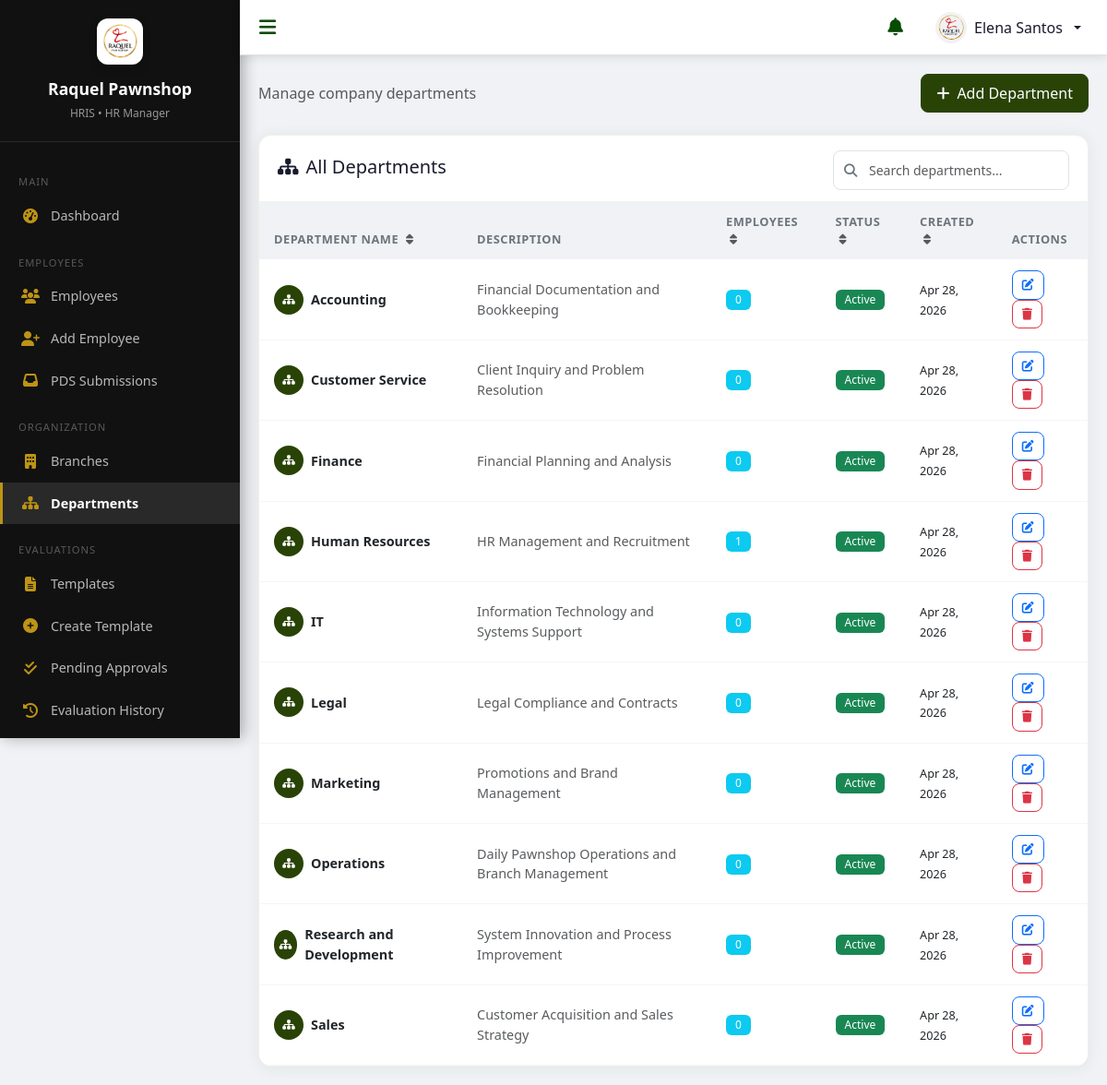
The app's page /manager/departments.php (signed in) with its own data.
### tables this page shows
CREATE TABLE departments (
    department_id INT AUTO_INCREMENT PRIMARY KEY,
    department_name VARCHAR(100) NOT NULL,
    description TEXT NULL,
    is_active TINYINT(1) DEFAULT 1,
    created_at TIMESTAMP DEFAULT CURRENT_TIMESTAMP,
    updated_at TIMESTAMP DEFAULT CURRENT_TIMESTAMP ON UPDATE CURRENT_TIMESTAMP,
    deleted_at TIMESTAMP NULL DEFAULT NULL,
    INDEX idx_department_status (is_active, deleted_at)
);

### includes/functions.php (called while the page is built, shortened)
<?php
function e($string)
{
    return htmlspecialchars($string ?? '', ENT_QUOTES, 'UTF-8');
}
function formatDate($date, $format = 'M d, Y')
{
    return date($format, strtotime($date));
}
?>

### manager/departments.php (the view, shortened to what this page needs)
<?php
require_once '../includes/session-check.php';
require_once '../includes/functions.php';
require_once '../includes/header.php';
$departments = $conn->query("
    SELECT d.*,
           (SELECT COUNT(*) FROM employees WHERE department_id = d.department_id AND employee_id NOT IN (SELECT employee_id FROM users WHERE role = 'Admin' AND employee_id IS NOT NULL)) as employee_count
    FROM departments d
    ORDER BY d.department_name
");
?>
<div class="d-flex justify-content-between align-items-center mb-4">
    <p class="text-muted mb-0">Manage company departments</p>
    <div>
        <button class="btn btn-primary" data-bs-toggle="modal" data-bs-target="#addDeptModal">
            <i class="fas fa-plus me-2"></i>Add Department
        </button>
    </div>
</div>
<div class="chart-card fadeup">
    <div class="cc-header">
        <h5><i class="fas fa-sitemap me-2"></i>All Departments</h5>
        <div class="search-box">
            <i class="fas fa-search search-icon"></i>
            <input type="text" class="form-control form-control-sm" id="searchDept" placeholder="Search departments...">
        </div>
    </div>
    <div class="cc-body p-0">
        <div class="table-responsive">
            <table class="table table-hover" id="deptTable">
                <thead>
                    <tr>
                        <th style="cursor:pointer;" onclick="sortTable(0)">Department Name <i
                                class="fas fa-sort text-muted ms-1" style="font-size:0.8rem;"></i></th>
                        <th>Description</th>
                        <th style="cursor:pointer;" onclick="sortTable(2)">Employees <i
                                class="fas fa-sort text-muted ms-1" style="font-size:0.8rem;"></i></th>
                        <th style="cursor:pointer;" onclick="sortTable(3)">Status <i class="fas fa-sort text-muted ms-1"
                                style="font-size:0.8rem;"></i></th>
                        <th style="cursor:pointer;" onclick="sortTable(4)">Created <i
                                class="fas fa-sort text-muted ms-1" style="font-size:0.8rem;"></i></th>
                        <th>Actions</th>
                    </tr>
                </thead>
                <tbody>
                    <?php if ($departments->num_rows === 0): ?>
                        <tr>
                            <td colspan="6" class="text-center text-muted py-4"><i class="fas fa-sitemap fa-2x mb-2 d-block"
                                    style="opacity:0.3;"></i>No departments found. Add your first department above.</td>
                        </tr>
                    <?php else: ?>
                        <?php while ($d = $departments->fetch_assoc()): ?>
                            <tr>
                                <td>
                                    <div class="d-flex align-items-center">
                                        <div class="rounded-circle me-2 text-white d-flex align-items-center justify-content-center"
                                            style="width:32px;height:32px;background:var(--primary-blue);font-size:0.8rem;font-weight:bold;">
                                            <i class="fas fa-sitemap" style="font-size:0.75rem;"></i>
                                        </div>
                                        <strong>
                                            <?php echo e($d['department_name']); ?>
                                        </strong>
                                    </div>
                                </td>
                                <td class="small text-muted">
                                    <?php echo e($d['description'] ?: 'No description'); ?>
                                </td>
                                <td>
                                    <span class="badge bg-info">
                                        <?php echo $d['employee_count']; ?>
                                    </span>
                                </td>
                                <td>
                                    <?php if ($d['is_active']): ?>
                                        <span class="badge bg-success">Active</span>
                                    <?php else: ?>
                                        <span class="badge bg-secondary">Inactive</span>
                                    <?php endif; ?>
                                </td>
                                <td><small>
                                        <?php echo formatDate($d['created_at']); ?>
                                    </small></td>
                                <td>
                                    <button class="btn btn-sm btn-outline-primary" title="Edit"
                                        onclick="openEditModal(<?php echo $d['department_id']; ?>, '<?php echo e(addslashes($d['department_name'])); ?>', '<?php echo e(addslashes($d['description'] ?? '')); ?>', <?php echo $d['is_active']; ?>)"
                                        data-bs-toggle="modal" data-bs-target="#editDeptModal">
                                        <i class="fas fa-edit"></i>
                                    </button>
                                    <button class="btn btn-sm btn-outline-danger" title="Delete"
                                        onclick="setDeleteTarget(<?php echo $d['department_id']; ?>, '<?php echo e(addslashes($d['department_name'])); ?>', <?php echo $d['employee_count']; ?>)"
                                        data-bs-toggle="modal" data-bs-target="#deleteDeptModal">
                                        <i class="fas fa-trash"></i>
                                    </button>
                                </td>
                            </tr>
                        <?php endwhile; ?>
                    <?php endif; ?>
                </tbody>
            </table>
        </div>
    </div>
</div>
<?php require_once '../includes/footer.php'; ?>

### assets/css/style.css (style rules this page uses)
:root { --primary-blue: #294306; --primary-light: #BD9414; --primary-dark: #1a2b04; --accent: #D71920; --bg-gray: #f0f2f5; --bg-white: #ffffff; --text-dark: #1a1a2e; --text-muted: #6c757d; --success: #28a745; --warning: #ffc107; --danger: #dc3545; --info: #17a2b8; --purple: #6f42c1; --sidebar-width: 260px; --sidebar-collapsed-width: 70px; --header-height: 60px; }
* { box-sizing: border-box; }
body { font-family: 'Segoe UI', Tahoma, Geneva, Verdana, sans-serif; background: var(--bg-gray); margin: 0; padding: 0; color: var(--text-dark); }
.table { margin-bottom: 0; }
.table thead th { background: var(--bg-gray); font-weight: 600; font-size: 0.8rem; text-transform: uppercase; letter-spacing: 0.5px; color: var(--text-muted); border-bottom: none; padding: 12px 16px; }
.table tbody td { padding: 12px 16px; vertical-align: middle; font-size: 0.9rem; border-color: #f5f5f5; }
.badge { font-weight: 500; padding: 5px 10px; border-radius: 6px; font-size: 0.75rem; }
.btn { border-radius: 8px; font-weight: 500; padding: 8px 16px; transition: all 0.2s; }
.btn-primary { background: var(--primary-blue); border-color: var(--primary-blue); }
.btn-sm { padding: 5px 10px; font-size: 0.8rem; }
.form-control, .form-select { border-radius: 8px; padding: 10px 14px; border: 1.5px solid #dee2e6; transition: border-color 0.3s, box-shadow 0.3s; }
.search-box { position: relative; max-width: 300px; }
.search-box input { padding-left: 38px; border-radius: 8px; }
.search-box .search-icon { position: absolute; left: 12px; top: 50%; transform: translateY(-50%); color: var(--text-muted); font-size: 0.9rem; }
.chart-card { background: #fff; border-radius: 14px; border: 1px solid #eef2e8; box-shadow: 0 2px 16px rgba(41,67,6,.07); overflow: hidden; height: 100%; display: flex; flex-direction: column; position: relative; }
.chart-card .cc-header { padding: 16px 20px 12px; border-bottom: 1px solid #f0f4eb; display: flex; align-items: center; justify-content: space-between; }
.chart-card .cc-body { padding: 16px; flex: 1; }
.table-responsive { overflow-x: auto; -webkit-overflow-scrolling: touch; }

### records on screen
departments: department_name "Accounting", description "Financial Documentation and Bookkeeping", employee_count "0", is_active "Active", created_at "Apr 28, 2026"
departments: department_name "Customer Service", description "Client Inquiry and Problem Resolution", employee_count "0", is_active "Active", created_at "Apr 28, 2026"
departments: department_name "Finance", description "Financial Planning and Analysis", employee_count "0", is_active "Active", created_at "Apr 28, 2026"
departments: department_name "Human Resources", description "HR Management and Recruitment", employee_count "1", is_active "Active", created_at "Apr 28, 2026"
departments: department_name "IT", description "Information Technology and Systems Support", employee_count "0", is_active "Active", created_at "Apr 28, 2026"
departments: department_name "Legal", description "Legal Compliance and Contracts", employee_count "0", is_active "Active", created_at "Apr 28, 2026"
departments: department_name "Marketing", description "Promotions and Brand Management", employee_count "0", is_active "Active", created_at "Apr 28, 2026"
departments: department_name "Operations", description "Daily Pawnshop Operations and Branch Management", employee_count "0", is_active "Active", created_at "Apr 28, 2026"
departments: department_name "Research and Development", description "System Innovation and Process Improvement", employee_count "0", is_active "Active", created_at "Apr 28, 2026"
departments: department_name "Sales", description "Customer Acquisition and Sales Strategy", employee_count "0", is_active "Active", created_at "Apr 28, 2026"

### other values on screen
$sys_pawnshop_name "Raquel Pawnshop"
$effective_role "HR Manager"
$label "MAIN"
$item['label'] "Dashboard"
$label "EMPLOYEES"
$item['label'] "Employees"
$item['label'] "Add Employee"
$item['label'] "PDS Submissions"
$label "ORGANIZATION"
$item['label'] "Branches"
$item['label'] "Departments"
$label "EVALUATIONS"
$item['label'] "Templates"
$item['label'] "Create Template"
$item['label'] "Pending Approvals"
